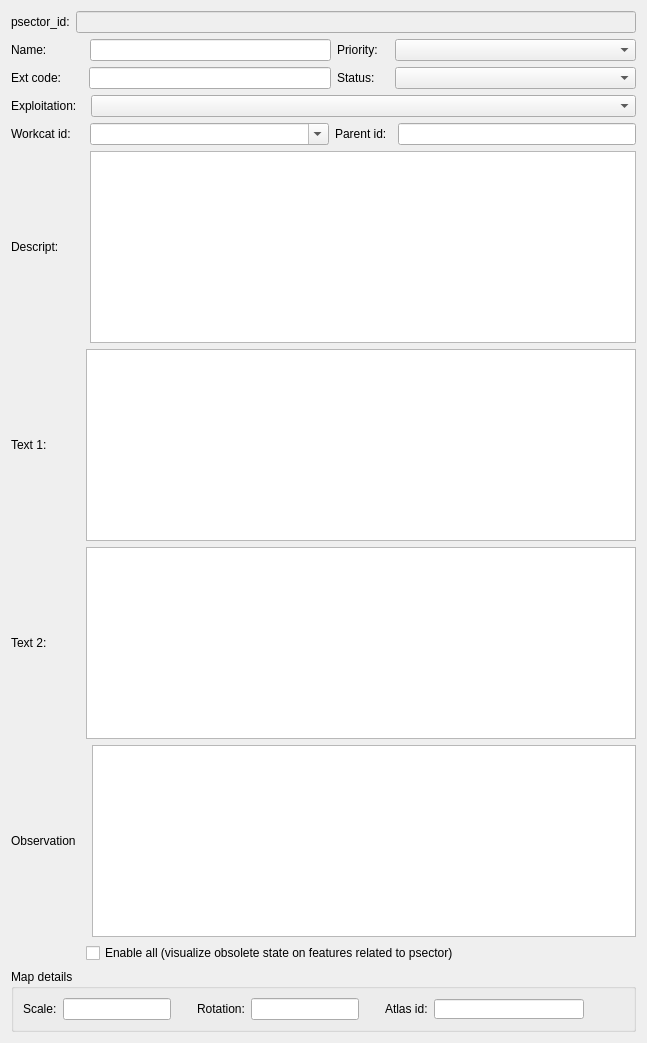
     <widget class="QWidget" name="General">
      <attribute name="title">
       <string>General</string>
      </attribute>
      <layout class="QVBoxLayout" name="verticalLayout_3">
       <item>
        <layout class="QHBoxLayout" name="horizontalLayout_10">
         <item>
          <widget class="QLabel" name="lbl_psector_id">
           <property name="text">
            <string>psector_id:</string>
           </property>
          </widget>
         </item>
         <item>
          <widget class="QLineEdit" name="psector_id">
           <property name="enabled">
            <bool>false</bool>
           </property>
          </widget>
         </item>
        </layout>
       </item>
       <item>
        <layout class="QHBoxLayout" name="horizontalLayout_9">
         <item>
          <widget class="QLabel" name="label_2">
           <property name="toolTip">
            <string/>
           </property>
           <property name="text">
            <string>Name:</string>
           </property>
          </widget>
         </item>
         <item>
          <spacer name="horizontalSpacer_2">
           <property name="orientation">
            <enum>Qt::Horizontal</enum>
           </property>
           <property name="sizeType">
            <enum>QSizePolicy::Fixed</enum>
           </property>
           <property name="sizeHint" stdset="0">
            <size>
             <width>37</width>
             <height>20</height>
            </size>
           </property>
          </spacer>
         </item>
         <item>
          <widget class="QLineEdit" name="name">
           <property name="sizePolicy">
            <sizepolicy hsizetype="Expanding" vsizetype="Fixed">
             <horstretch>0</horstretch>
             <verstretch>0</verstretch>
            </sizepolicy>
           </property>
           <property name="minimumSize">
            <size>
             <width>150</width>
             <height>0</height>
            </size>
           </property>
          </widget>
         </item>
         <item>
          <widget class="QLabel" name="label_3">
           <property name="text">
            <string>Priority:</string>
           </property>
          </widget>
         </item>
         <item>
          <spacer name="horizontalSpacer_3">
           <property name="orientation">
            <enum>Qt::Horizontal</enum>
           </property>
           <property name="sizeType">
            <enum>QSizePolicy::Fixed</enum>
           </property>
           <property name="sizeHint" stdset="0">
            <size>
             <width>11</width>
             <height>20</height>
            </size>
           </property>
          </spacer>
         </item>
         <item>
          <widget class="QComboBox" name="priority">
           <property name="sizePolicy">
            <sizepolicy hsizetype="Expanding" vsizetype="Preferred">
             <horstretch>0</horstretch>
             <verstretch>0</verstretch>
            </sizepolicy>
           </property>
          </widget>
         </item>
        </layout>
       </item>
       <item>
        <layout class="QHBoxLayout" name="horizontalLayout_8">
         <item>
          <widget class="QLabel" name="label_4">
           <property name="toolTip">
            <string/>
           </property>
           <property name="text">
            <string>Ext code:</string>
           </property>
          </widget>
         </item>
         <item>
          <spacer name="horizontalSpacer_4">
           <property name="orientation">
            <enum>Qt::Horizontal</enum>
           </property>
           <property name="sizeType">
            <enum>QSizePolicy::Fixed</enum>
           </property>
           <property name="sizeHint" stdset="0">
            <size>
             <width>22</width>
             <height>20</height>
            </size>
           </property>
          </spacer>
         </item>
         <item>
          <widget class="QLineEdit" name="ext_code"/>
         </item>
         <item>
          <widget class="QLabel" name="label_8">
           <property name="text">
            <string>Status:</string>
           </property>
          </widget>
         </item>
         <item>
          <spacer name="horizontalSpacer_5">
           <property name="orientation">
            <enum>Qt::Horizontal</enum>
           </property>
           <property name="sizeType">
            <enum>QSizePolicy::Fixed</enum>
           </property>
           <property name="sizeHint" stdset="0">
            <size>
             <width>14</width>
             <height>20</height>
            </size>
           </property>
          </spacer>
         </item>
         <item>
          <widget class="QComboBox" name="status">
           <property name="sizePolicy">
            <sizepolicy hsizetype="Expanding" vsizetype="Preferred">
             <horstretch>0</horstretch>
             <verstretch>0</verstretch>
            </sizepolicy>
           </property>
          </widget>
         </item>
        </layout>
       </item>
       <item>
        <layout class="QHBoxLayout" name="horizontalLayout_7">
         <item>
          <widget class="QLabel" name="label_5">
           <property name="text">
            <string>Exploitation:</string>
           </property>
          </widget>
         </item>
         <item>
          <spacer name="horizontalSpacer_6">
           <property name="orientation">
            <enum>Qt::Horizontal</enum>
           </property>
           <property name="sizeType">
            <enum>QSizePolicy::Fixed</enum>
           </property>
           <property name="sizeHint" stdset="0">
            <size>
             <width>8</width>
             <height>20</height>
            </size>
           </property>
          </spacer>
         </item>
         <item>
          <widget class="QComboBox" name="expl_id">
           <property name="sizePolicy">
            <sizepolicy hsizetype="Expanding" vsizetype="Fixed">
             <horstretch>0</horstretch>
             <verstretch>0</verstretch>
            </sizepolicy>
           </property>
          </widget>
         </item>
        </layout>
       </item>
       <item>
        <layout class="QHBoxLayout" name="horizontalLayout_6">
         <item>
          <widget class="QLabel" name="label_6">
           <property name="text">
            <string>Workcat id:</string>
           </property>
          </widget>
         </item>
         <item>
          <spacer name="horizontalSpacer_8">
           <property name="orientation">
            <enum>Qt::Horizontal</enum>
           </property>
           <property name="sizeType">
            <enum>QSizePolicy::Fixed</enum>
           </property>
           <property name="sizeHint" stdset="0">
            <size>
             <width>13</width>
             <height>20</height>
            </size>
           </property>
          </spacer>
         </item>
         <item>
          <widget class="QComboBox" name="workcat_id">
           <property name="sizePolicy">
            <sizepolicy hsizetype="Expanding" vsizetype="Fixed">
             <horstretch>0</horstretch>
             <verstretch>0</verstretch>
            </sizepolicy>
           </property>
           <property name="editable">
            <bool>true</bool>
           </property>
          </widget>
         </item>
         <item>
          <widget class="QLabel" name="label">
           <property name="text">
            <string>Parent id:</string>
           </property>
          </widget>
         </item>
         <item>
          <spacer name="horizontalSpacer_9">
           <property name="orientation">
            <enum>Qt::Horizontal</enum>
           </property>
           <property name="sizeType">
            <enum>QSizePolicy::Fixed</enum>
           </property>
           <property name="sizeHint" stdset="0">
            <size>
             <width>5</width>
             <height>20</height>
            </size>
           </property>
          </spacer>
         </item>
         <item>
          <widget class="QLineEdit" name="parent_id"/>
         </item>
        </layout>
       </item>
       <item>
        <layout class="QHBoxLayout" name="horizontalLayout_5">
         <item>
          <widget class="QLabel" name="label_7">
           <property name="text">
            <string>Descript:</string>
           </property>
          </widget>
         </item>
         <item>
          <spacer name="horizontalSpacer_10">
           <property name="orientation">
            <enum>Qt::Horizontal</enum>
           </property>
           <property name="sizeType">
            <enum>QSizePolicy::Fixed</enum>
           </property>
           <property name="sizeHint" stdset="0">
            <size>
             <width>25</width>
             <height>20</height>
            </size>
           </property>
          </spacer>
         </item>
         <item>
          <widget class="QTextEdit" name="descript"/>
         </item>
        </layout>
       </item>
       <item>
        <layout class="QHBoxLayout" name="horizontalLayout_4">
         <item>
          <widget class="QLabel" name="label_11">
           <property name="text">
            <string>Text 1:</string>
           </property>
          </widget>
         </item>
         <item>
          <spacer name="horizontalSpacer_11">
           <property name="orientation">
            <enum>Qt::Horizontal</enum>
           </property>
           <property name="sizeType">
            <enum>QSizePolicy::Fixed</enum>
           </property>
           <property name="sizeHint" stdset="0">
            <size>
             <width>33</width>
             <height>20</height>
            </size>
           </property>
          </spacer>
         </item>
         <item>
          <widget class="QTextEdit" name="text1"/>
         </item>
        </layout>
       </item>
       <item>
        <layout class="QHBoxLayout" name="horizontalLayout_2">
         <item>
          <widget class="QLabel" name="label_12">
           <property name="text">
            <string>Text 2:</string>
           </property>
          </widget>
         </item>
         <item>
          <spacer name="horizontalSpacer_13">
           <property name="orientation">
            <enum>Qt::Horizontal</enum>
           </property>
           <property name="sizeType">
            <enum>QSizePolicy::Fixed</enum>
           </property>
           <property name="sizeHint" stdset="0">
            <size>
             <width>33</width>
             <height>20</height>
            </size>
           </property>
          </spacer>
         </item>
         <item>
          <widget class="QTextEdit" name="text2"/>
         </item>
        </layout>
       </item>
       <item>
        <layout class="QHBoxLayout" name="horizontalLayout_3">
         <item>
          <widget class="QLabel" name="label_13">
           <property name="text">
            <string>Observation</string>
           </property>
          </widget>
         </item>
         <item>
          <spacer name="horizontalSpacer_12">
           <property name="orientation">
            <enum>Qt::Horizontal</enum>
           </property>
           <property name="sizeType">
            <enum>QSizePolicy::Fixed</enum>
           </property>
           <property name="sizeHint" stdset="0">
            <size>
             <width>10</width>
             <height>20</height>
            </size>
           </property>
          </spacer>
         </item>
         <item>
          <widget class="QTextEdit" name="observ"/>
         </item>
        </layout>
       </item>
       <item>
        <layout class="QHBoxLayout" name="horizontalLayout_11">
         <item>
          <spacer name="horizontalSpacer_14">
           <property name="orientation">
            <enum>Qt::Horizontal</enum>
           </property>
           <property name="sizeType">
            <enum>QSizePolicy::Fixed</enum>
           </property>
           <property name="sizeHint" stdset="0">
            <size>
             <width>75</width>
             <height>20</height>
            </size>
           </property>
          </spacer>
         </item>
         <item>
          <widget class="QCheckBox" name="chk_enable_all">
           <property name="toolTip">
            <string extracomment="Activate layers to allow visualize obsolete state on features related to psector. This layers are: v_plan_psector_connec, v_plan_psector_arc, v_plan_psector_node, v_plan_psector_link">Activate layers to allow visualize obsolete state on features related to psector. When all layers are active, checkbox is marked, if not, checkbox is unmarked. These layers are: Plan psector arc, Plan psector connec, Plan psector node, Plan psector link</string>
           </property>
           <property name="text">
            <string>Enable all (visualize obsolete state on features related to psector)</string>
           </property>
          </widget>
         </item>
         <item>
          <spacer name="horizontalSpacer_15">
           <property name="orientation">
            <enum>Qt::Horizontal</enum>
           </property>
           <property name="sizeHint" stdset="0">
            <size>
             <width>40</width>
             <height>20</height>
            </size>
           </property>
          </spacer>
         </item>
        </layout>
       </item>
       <item>
        <widget class="QGroupBox" name="groupBox">
         <property name="title">
          <string>Map details</string>
         </property>
         <layout class="QGridLayout" name="gridLayout">
          <item row="0" column="0">
           <layout class="QHBoxLayout" name="horizontalLayout_12">
            <item>
             <widget class="QLabel" name="label_15">
              <property name="text">
               <string>Scale:</string>
              </property>
             </widget>
            </item>
            <item>
             <widget class="QLineEdit" name="scale"/>
            </item>
            <item>
             <spacer name="horizontalSpacer_16">
              <property name="orientation">
               <enum>Qt::Horizontal</enum>
              </property>
              <property name="sizeType">
               <enum>QSizePolicy::Fixed</enum>
              </property>
              <property name="sizeHint" stdset="0">
               <size>
                <width>20</width>
                <height>20</height>
               </size>
              </property>
             </spacer>
            </item>
            <item>
             <widget class="QLabel" name="label_14">
              <property name="text">
               <string>Rotation:</string>
              </property>
             </widget>
            </item>
            <item>
             <widget class="QLineEdit" name="rotation"/>
            </item>
            <item>
             <spacer name="horizontalSpacer_17">
              <property name="orientation">
               <enum>Qt::Horizontal</enum>
              </property>
              <property name="sizeType">
               <enum>QSizePolicy::Fixed</enum>
              </property>
              <property name="sizeHint" stdset="0">
               <size>
                <width>20</width>
                <height>20</height>
               </size>
              </property>
             </spacer>
            </item>
            <item>
             <widget class="QLabel" name="label_16">
              <property name="text">
               <string>Atlas id:</string>
              </property>
             </widget>
            </item>
            <item>
             <widget class="QLineEdit" name="atlas_id">
              <property name="sizePolicy">
               <sizepolicy hsizetype="Preferred" vsizetype="Preferred">
                <horstretch>0</horstretch>
                <verstretch>0</verstretch>
               </sizepolicy>
              </property>
              <property name="minimumSize">
               <size>
                <width>150</width>
                <height>0</height>
               </size>
              </property>
              <property name="maximumSize">
               <size>
                <width>1000</width>
                <height>20</height>
               </size>
              </property>
             </widget>
            </item>
            <item>
             <spacer name="horizontalSpacer_18">
              <property name="orientation">
               <enum>Qt::Horizontal</enum>
              </property>
              <property name="sizeHint" stdset="0">
               <size>
                <width>40</width>
                <height>20</height>
               </size>
              </property>
             </spacer>
            </item>
           </layout>
          </item>
         </layout>
        </widget>
       </item>
      </layout>
     </widget>
